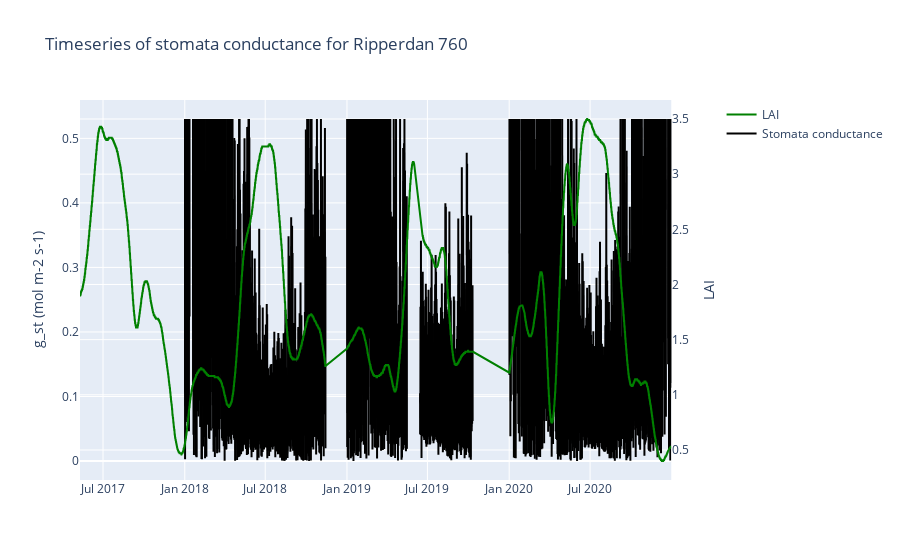

Source (notebook cell):
### Markdown cell above
### We plot time series of stomata conductance
The next cell will let you plot the full timeseries of $g_{st}$ and LAI. You can zoom in to see more in details the daily trends of stomata conductance with a trend of skewness before noon, probably due to stomata closure in the afternoon caused by larger VPD?.

### Code cell
from plotly.subplots import make_subplots
import plotly.graph_objects as go
fig = make_subplots(specs=[[{"secondary_y": True}]])

fig.add_trace(go.Scatter(x=ec["TIMESTAMP"], y=ec["LAI"], 
                         name="LAI", 
                         mode="lines", line={"color":"green"}),
              secondary_y=True)

fig.add_trace(go.Scatter(x=ec["TIMESTAMP"], y=g_st, 
                         name="Stomata conductance",
                         mode="lines",line={"color":"black"})
             )

fig.update_layout(title_text=f"Timeseries of stomata conductance for {w_site.label}",
                 hovermode="x")
fig.update_yaxes(title_text="LAI", secondary_y=True)
fig.update_yaxes(title_text="g_st (mol m-2 s-1)", secondary_y=False)

### Figure 1 — Plotly figure (JSON) as saved in the notebook; plotly's stock layout.template omitted (floating-point values rounded to 4 significant figures; data arrays with more than 128 entries replaced by an {"elided": "..."} marker saying what was removed)
{"data": [{"line": {"color": "green"}, "mode": "lines", "name": "LAI", "type": "scatter", "x": {"elided": "15183 str values"}, "xaxis": "x", "y": {"elided": "15183 float values"}, "yaxis": "y2"}, {"line": {"color": "black"}, "mode": "lines", "name": "Stomata conductance", "type": "scatter", "x": {"elided": "15183 str values"}, "y": {"elided": "15183 float values"}}], "layout": {"hovermode": "x", "title": {"text": "Timeseries of stomata conductance for Ripperdan 760"}, "xaxis": {"anchor": "y", "domain": [0, 0.94]}, "yaxis": {"anchor": "x", "domain": [0, 1], "title": {"text": "g_st (mol m-2 s-1)"}}, "yaxis2": {"anchor": "x", "overlaying": "y", "side": "right", "title": {"text": "LAI"}}}}
